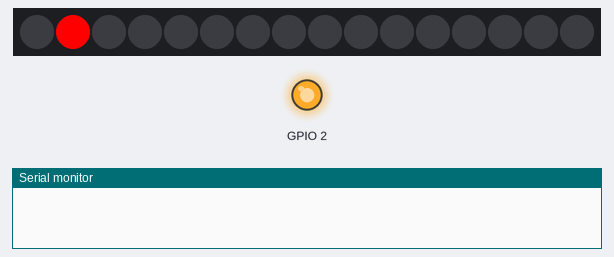
A program run on a simulated ESP8266 (Wemos D1 mini). Parts: 16 RGB LEDs in strip order, left to right, output pins drawn as LEDs (lit = HIGH, except the on-board LED, lit = LOW), the last lines printed to the serial monitor.

Above: at 0.12 s.
At 5.01 s:
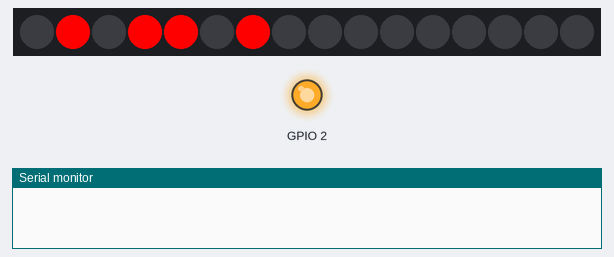
At 10.01 s:
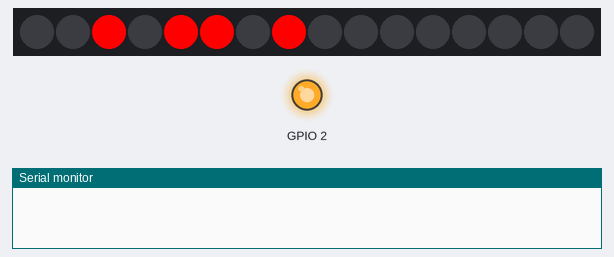
At 20.03 s:
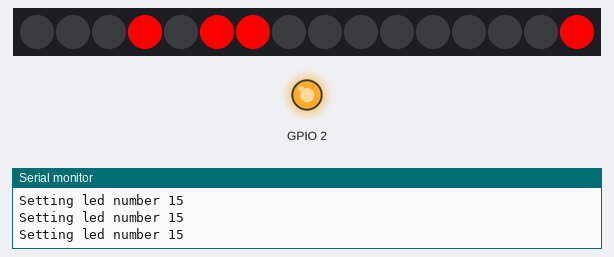
At 29.94 s:
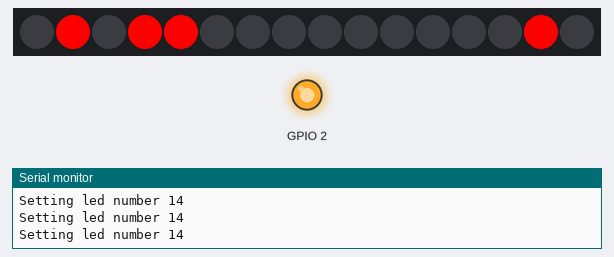
At 39.86 s:
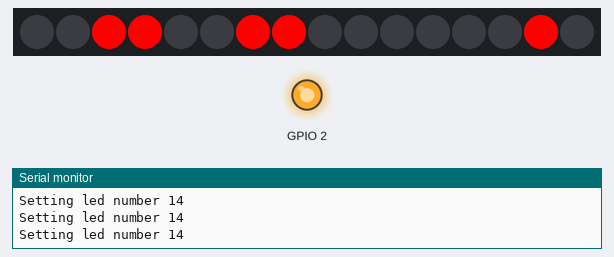

The program:

main.cpp
```cpp
#include "Arduino.h"
#include "FastLED.h"

#define LED_PIN 4
#define NUM_LEDS 16
#define DELAY 55

CRGB leds[NUM_LEDS];

void setup() {
    pinMode(BUILTIN_LED, OUTPUT);
    FastLED.addLeds<NEOPIXEL, LED_PIN>(leds, NUM_LEDS);
    Serial.begin(115200);
}

int16_t number = 0;

void displayNumber(int16_t num) {
    fill_solid(leds, NUM_LEDS, CRGB::Black);
    for (int i = 0; i < NUM_LEDS; i++) {
        if (num & 1) {
            if (i > 7) {
                leds[(7 + NUM_LEDS) - i] = CRGB::Red;
                Serial.print("Setting led number ");
                Serial.print(7+NUM_LEDS-i);
                Serial.println();

            } else {
                leds[i] = CRGB::Red;
            }
        }
        num = num >> 1;
    }
}

void loop() {
    displayNumber(number);
    number++;
    FastLED.show();
    delay(DELAY);
}
```
